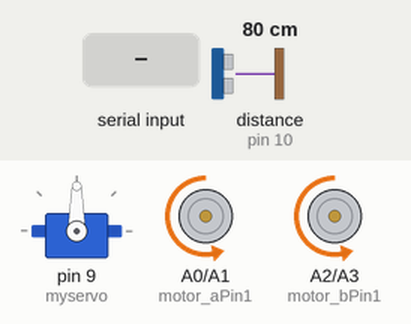
Recording of a sketch running on a simulated Arduino Uno, built with avr-gcc and run on an emulated ATmega328P. On the bench: servo, motor-driver pin pairs drawn as motors (green arrow = first pin HIGH = forward, orange = second pin HIGH = backward, longer = more drive, scaled by the enable pin). The inputs (shaded band) are chosen by the test bench; at power-on: distance to the obstacle (sensor on pin 10) 80 cm. The echo pulse lasts 58.3 µs per cm; what the sketch prints to the serial monitor is not drawn.

Above: at 1.4 s.
1.5 s: distance to the obstacle (sensor on pin 10) set to 49 cm
4.5 s: distance to the obstacle (sensor on pin 10) set to 38 cm
At 5.7 s:
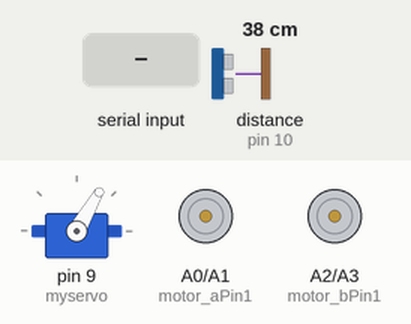
7.5 s: distance to the obstacle (sensor on pin 10) set to 60 cm
At 10.3 s:
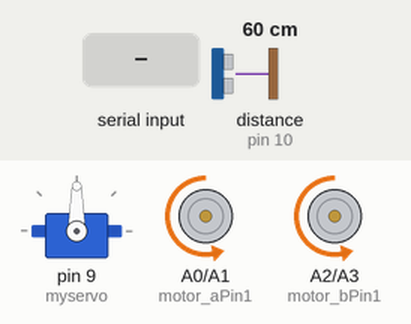
10.5 s: "M" received over Serial
At 11.4 s:
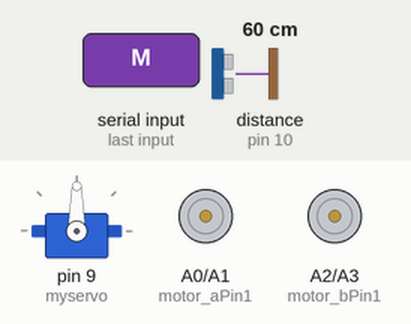
12.0 s: "A" received over Serial
At 12.79 s:
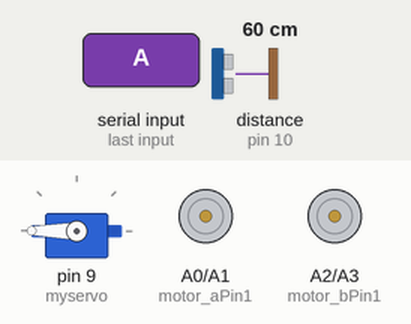
14.8 s: distance to the obstacle (sensor on pin 10) set to 2 cm
At 16.2 s:
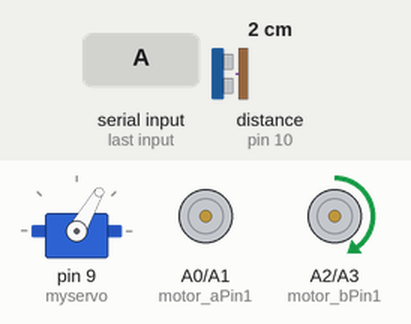
Timing chart, 0 to 22.1 s (numbered marks = the images above; inputs shaded):
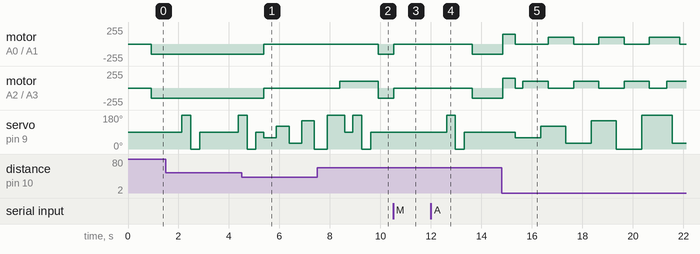

Measured:
- the behaviour switches between 44 and 43 cm on distance to the obstacle (sensor on pin 10) (found by bisection; images 0 and 1)
- after the input at 4.5 s, motor on A0 (motor_aPin1) / A1 (motor_aPin2), motor on A2 (motor_bPin1) / A3 (motor_bPin2): backward 150/255 → stopped after 0.87 s
- after the input at 7.5 s, motor on A0 (motor_aPin1) / A1 (motor_aPin2): stopped → backward 150/255 after 2.4 s
- after the input at 10.5 s, motor on A0 (motor_aPin1) / A1 (motor_aPin2), motor on A2 (motor_bPin1) / A3 (motor_bPin2): backward 150/255 → stopped at once; servo on pin 9 (myservo): stays 90° (without the input it goes to 180° after 0.64 s)
- after the input at 12.0 s, motor on A0 (motor_aPin1) / A1 (motor_aPin2), motor on A2 (motor_bPin1) / A3 (motor_bPin2): stopped → backward 150/255 after 1.6 s; servo on pin 9 (myservo): 90° → 180° after 0.62 s, → 0° 0.35 s later, → 90° 0.35 s later

The sketch:

Obstacle_avoiding_Bluetooth_Robot.ino
```cpp
#include <NewPing.h>
#include <Servo.h>

Servo myservo;


#define TRIGGER_PIN 11
#define ECHO_PIN 10
#define MAX_DISTANCE 1000

NewPing sonar(TRIGGER_PIN, ECHO_PIN, MAX_DISTANCE);

#define motor_aPin1 A0
#define motor_aPin2 A1
#define motor_bPin1 A2
#define motor_bPin2 A3
#define motor_aEnable 5
#define motor_bEnable 6
#define OB_range 30

int i=0, pos = 0,current_distance=0;
int range0=0, range30=0, range60=0, range85=0,range90=0,range95=0, range120=0, range150=0, range180=0 ;
unsigned long previous_millis = 0;
char serialData;

void setup()
{
 Serial.begin(9600);
 myservo.attach(9);


  pinMode(motor_aPin1,OUTPUT);
  pinMode(motor_aPin2,OUTPUT);
  pinMode(motor_bPin1,OUTPUT);
  pinMode(motor_bPin2,OUTPUT);
  pinMode(motor_aEnable,OUTPUT);
  pinMode(motor_bEnable,OUTPUT);
  analogWrite(motor_aEnable,200);
  analogWrite(motor_bEnable,200);


}

void brake()
{
 digitalWrite(motor_aPin1,LOW);
 digitalWrite(motor_aPin2,LOW);
 digitalWrite(motor_bPin1,LOW);
 digitalWrite(motor_bPin2,LOW);

}

void forward()
{
 digitalWrite(motor_aPin1,LOW);
 digitalWrite(motor_aPin2,HIGH);
 digitalWrite(motor_bPin1,LOW);
 digitalWrite(motor_bPin2,HIGH);

}

void forward_left()
{
 digitalWrite(motor_aPin1,LOW);
 digitalWrite(motor_aPin2,HIGH);
 digitalWrite(motor_bPin1,LOW);
 digitalWrite(motor_bPin2,LOW);

}

void forward_right()
{
 digitalWrite(motor_aPin1,LOW);
 digitalWrite(motor_aPin2,LOW);
 digitalWrite(motor_bPin1,LOW);
 digitalWrite(motor_bPin2,HIGH);

}

void backward()
{
 digitalWrite(motor_aPin1,HIGH);
 digitalWrite(motor_aPin2,LOW);
 digitalWrite(motor_bPin1,HIGH);
 digitalWrite(motor_bPin2,LOW);

}

void backward_right()
{
 digitalWrite(motor_aPin1,LOW);
 digitalWrite(motor_aPin2,LOW);
 digitalWrite(motor_bPin1,HIGH);
 digitalWrite(motor_bPin2,LOW);

}
void backward_left()
{
 digitalWrite(motor_aPin1,HIGH);
 digitalWrite(motor_aPin2,LOW);
 digitalWrite(motor_bPin1,LOW);
 digitalWrite(motor_bPin2,LOW);

}

void left()
{
 digitalWrite(motor_aPin1,LOW);
 digitalWrite(motor_aPin2,HIGH);
 digitalWrite(motor_bPin1,HIGH);
 digitalWrite(motor_bPin2,LOW);

}

void right()
{
 digitalWrite(motor_aPin1,HIGH);
 digitalWrite(motor_aPin2,LOW);
 digitalWrite(motor_bPin1,LOW);
 digitalWrite(motor_bPin2,HIGH);

}
int range(int pos)
{
 myservo.write(pos);
 delay(300);
 current_distance = sonar.ping_cm();
 if(current_distance==0)
 current_distance=100;
 if(current_distance > 0 && current_distance < 15){
 Serial.print("B");
 if(pos==90){
 backward();delay(500);}
 if(pos < 90){
 backward_right();delay(500);}
 if(pos > 90){
 backward_left();delay(500);}
 return current_distance;

}}

void loop()

{


Automatic: brake();
 delay(300);

while(1){

 if(Serial.available()>0)
 serialData=Serial.read();
 if(serialData=='M')
 goto Manual;


 above: range90=0;

 range90=range(90);
 delay(10);


 while(range90 >= OB_range ){

 if(millis()-previous_millis>2000){
 previous_millis=millis();
 range(180);
 delay(50);
 range(0);
 delay(50);}

 range90=range(90);
 analogWrite(motor_aEnable,150);
 analogWrite(motor_bEnable,150);

 forward(); Serial.print("F");


 if(Serial.available()>0)
 serialData=Serial.read();
 if(serialData=='M')
 goto Manual;
 }
 brake();


 if(range90 <OB_range)
 {
 analogWrite(motor_aEnable,100);
 analogWrite(motor_bEnable,100);
 brake();
 range60=0;
 range60=range(60);
 delay(200);
 range120=0;
 range120=range(120);
 delay(200);
 if(Serial.available()>0)
 serialData=Serial.read();
 if(serialData=='M')
 goto Manual;

 if(range60 >OB_range || range120 >OB_range )
 {

 if(range60 >= range120){
 forward_right();Serial.print("R");
 delay(50);goto above;}

 else if(range60 < range120){
 forward_left();Serial.print("L");
 delay(50);goto above;}
 }


 if(range60 <OB_range && range120 <OB_range)
 {
above1: range30=0;
 range30=range(30);
 delay(200);
 range150=0;
 range150=range(150);
 delay(200);
 if(Serial.available()>0)
 serialData=Serial.read();
 if(serialData=='M')
 goto Manual;

 if(range30 >OB_range || range150 >OB_range )
 {

 if(range30 >= range150){
 right();Serial.print("R");
 delay(100);goto above;}

 else if(range30 < range150){
 left();Serial.print("L");
 delay(100);goto above;}
 }
 if(range30 <OB_range && range150 <OB_range)
 {
 range0=0;
 range0=range(0);
 delay(200);
 range180=0;
 range180=range(180);
 delay(200);
 if(Serial.available()>0)
 serialData=Serial.read();
 if(serialData=='M')
 goto Manual;

 if(range0 >OB_range || range180 >OB_range )
 {

 if(range0 >= range180){
 backward_right();Serial.print("R");
 delay(200);goto above;}

 else if(range0 < range180){
 backward_left();Serial.print("L");
 delay(200);goto above;}
 }
 if(range0 <OB_range && range180 <OB_range)
 {
 backward();Serial.print("B");
 delay(200);
 goto above1;
 }
 }
 }
 }
 }

Manual: brake();
 delay(300);


 while(1){
 if(Serial.available()>0)
 serialData=Serial.read();
 if(serialData=='A')
 goto Automatic;

 if(serialData=='F')
 forward();
 if(serialData=='B')
 backward();
 if(serialData=='S')
 brake();
 if(serialData=='L')
 left();
 if(serialData=='R')
 right();
 }
}
```
